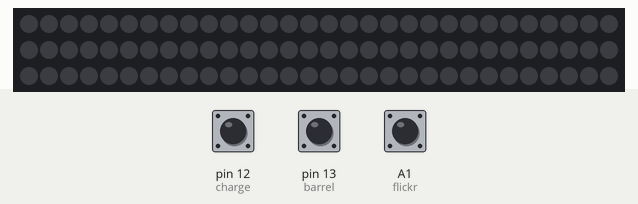
This sketch was run on a simulated Arduino Uno, built with avr-gcc and run on an emulated ATmega328P. Parts: 90 RGB LEDs in strip order, left to right, continuing on the next row. The test bench sets the inputs (shaded band); at power-on: pin 12 (charge) HIGH, pin 13 (barrel) HIGH, A1 (flickr) HIGH. Dim RGB values are drawn brighter than linear; the strip is taken to match the declared colour order.

Above: at 1.2 s.
1.3 s: pin 12 (charge) pulled LOW for 0.15 s
At 2.0 s:
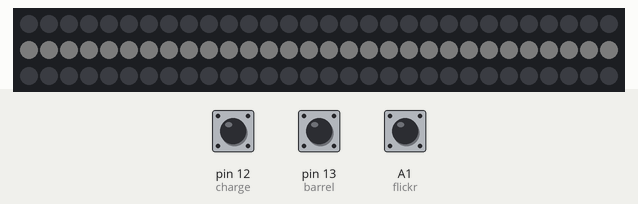
2.9 s: pin 12 (charge) pulled LOW for 1 s
5.4 s: pin 13 (barrel) pulled LOW for 0.15 s
At 6.5 s:
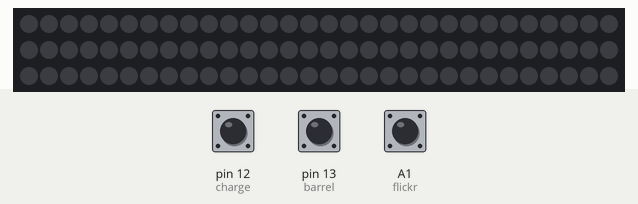
Timing chart, 0 to 8.4 s (numbered marks = the images above; inputs shaded):
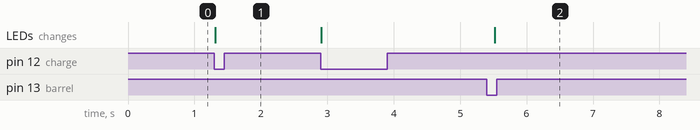

Measured:
- after the input at 1.3 s, the LEDs: change at once (image 1)
- after the input at 5.4 s, the LEDs: change after 0.12 s (image 2)

The sketch:

NeoPixelTest.ino
```cpp
//LIBRARIES
#include <RBD_Timer.h>  // https://github.com/alextaujenis/RBD_Timer
#include <RBD_Button.h> // https://github.com/alextaujenis/RBD_Button
#include <Adafruit_NeoPixel.h>


#define Num_Power 30 // # of leds in the power/flicker section
#define Num_Charge  30 //numer of leds in the chargeing section
#define Num_Barrel  30 // number of leds in the chasing leds section

Adafruit_NeoPixel pixels(90,11, NEO_RGB); //total leds / pin / led type

// inputs
RBD::Button flickr(A1); //currently joystick
RBD::Button charge(12); // currentlyr reset
RBD::Button barrel(13); // currently master

/// variables
int flickstate = 0;
int chargestate = 0;
int barrelstate =0;


////////////////////
/// Sub Functions///
////////////////////
void flickr_run(int on){
  int light = 0;
  if(on == 1){
    light = 255;
  }
  else{
    light = 0;
  }
  for(int i=0; i< Num_Power; i++){
    pixels.setPixelColor(i, pixels.Color(light,light,light));
  }
  pixels.show();
}


void charge_bright(int val){
  for(int i= Num_Power ; i < (Num_Power + Num_Charge) ; i++){
    pixels.setPixelColor(i, pixels.Color(val,val,val));
  }
  pixels.show();
}

void chase_sequence(int off){
  for(int i= Num_Power ; i < (Num_Power + Num_Charge + Num_Barrel) ; i++){
    if( (( i + off ) /3 ) == 0){
      pixels.setPixelColor(i, pixels.Color(255,255,255));
    }
    else{
       pixels.setPixelColor(i, pixels.Color(0,0,0));
    }
    pixels.show();
  }
}


//////////////////////
/// Main Functions ///
//////////////////////


void setup(){
  // put your setup code here, to run once:
  pixels.begin();
  pixels.clear();
}

void loop(){
  if(flickr.onPressed()){
    flickstate != flickstate;
    flickr_run(flickstate);
  }

  if(charge.onPressed()){ // each time the button is pressed the lghts will get slightly brigther
    chargestate = chargestate + 3;
    if (chargestate == 256){
      chargestate =0;
    }
    charge_bright(chargestate);
  }

  if(barrel.onPressed()){
    ++barrelstate;
    if(barrelstate ==3){
      barrelstate = 0;
    }
    chase_sequence(barrelstate);
  }


}
```
